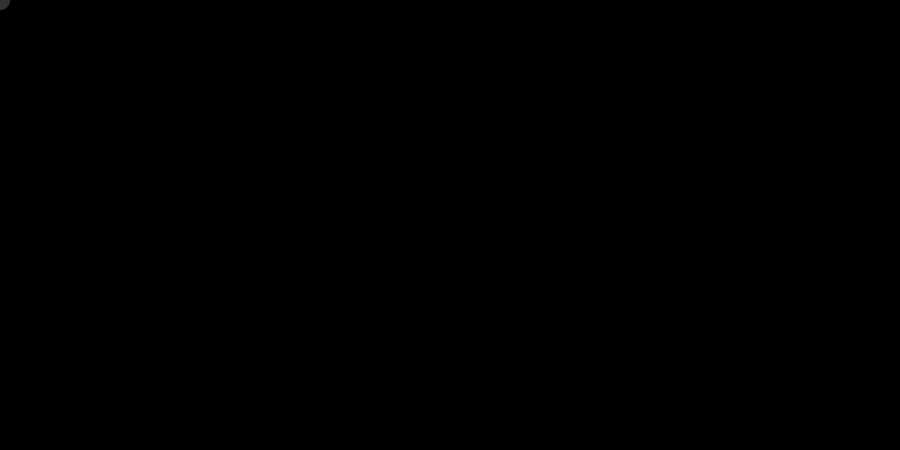
Frame 1 (no input)
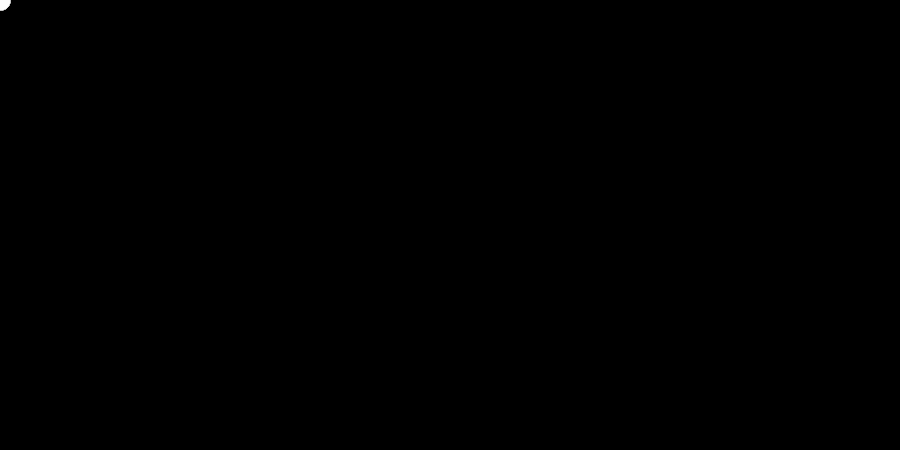
Frame 60 (the mouse pressed at the canvas centre just before this capture)
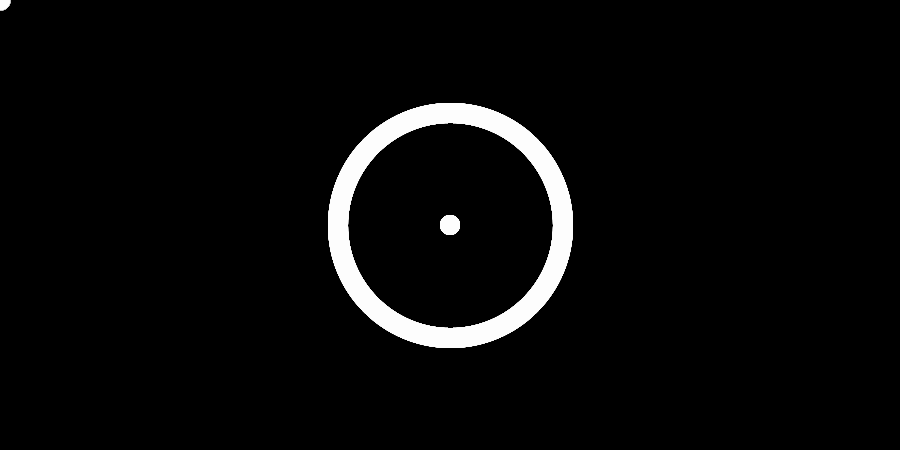
Frame 120 (the mouse held since frame 60 and released just before this capture)

The Processing sketch that drew these frames (run headless with seeded random() and noise(); from frame 60 on, the mouse is pressed at the canvas centre):

// Processing sketch: processing_49740
// ── processing_49740.pde

// make a gaudy, crazy drawing
// @author: hugh s
// @title: gaudy drawing

void setup() {
  size(900, 450);
  background(0);
  noCursor();
}

// this color defines color of center circle
color c = color(255,255,255,50);

//this int determines how many frames to go until resetting
int resetCounter = 0;

void draw() {

// this determines how long it takes for the canvas to reset
/*  if(resetCounter < 500) {
      resetCounter++;
  } else{
      background(random(100,255),random(100,255),random(100,255));
      resetCounter = 0;
  }
  */

  // this section makes the white center circle
  strokeWeight(mouseY);
  fill(c);
  stroke(c);
  ellipse(mouseX,mouseY, 20,20);
  // explode();
  
  // this is a keypress reset for background
  if (keyPressed) {
      if (key == 'r') {
          background(random(0,255),random(0,255),random(0,255));
      }
  }
  
}

void explodeLines(int x, int y) {
    strokeWeight(1);
    stroke(255, 255, 255, int(random(0,100)));
    line(mouseX, mouseY, x, y);
}

void mouseMoved() {
    // random coordinates to send to explodeLines
    int x = int(random(0, 900));
    int y = int(random(0, 450));
    
    explodeLines(x, y);
}

void explode() {
   // creates an ellipse as long as i is > 0, decremented by 20
   // this ellipse is displaced by translate in a random direction
   // determined by a random number between -10 and 10
   
   for(int i = 255; i>0; i = i-20) {
     translate(random(-10,10), random(-10,10));
     fill(i/random(1,4),i/random(1,4),i/random(1,4));
     ellipse(mouseX,mouseY,20,20);
   }
}

//this section changes the background and clears the page on mouse click
void mouseClicked() {
  c = color(random(1,255),random(1,255),random(1,255), 50);
}                                                                                                                                                                       
